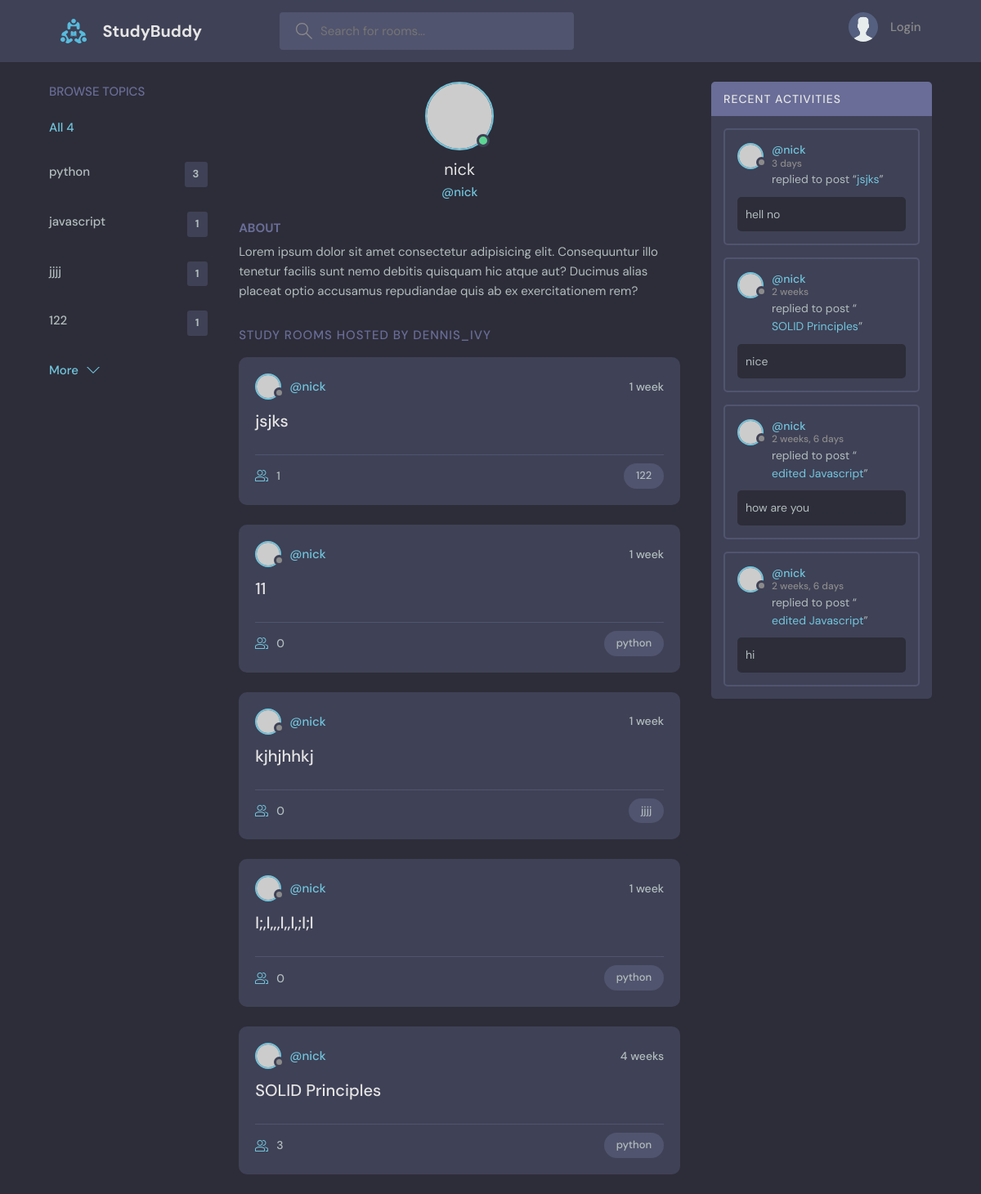
Page /profile/1/ on the committed database.
### base/models.py (models this page shows, shortened)
class Topic(models.Model):
    name = models.CharField(max_length=200)

class Room(models.Model):
    host = models.ForeignKey(User, on_delete=models.SET_NULL, null=True)
    topic = models.ForeignKey(Topic, on_delete=models.SET_NULL, null=True)
    name = models.CharField(max_length=150)
    description = models.TextField(null=True, blank=True) #null _ for database, blank _ for submitted form
    participants = models.ManyToManyField(User, related_name='participants', blank=True)
    updated = models.DateTimeField(auto_now=True) #when updated
    created = models.DateTimeField(auto_now_add=True) #when created
    class Meta:
        ordering = ['-updated', '-created']
    def __str__(self):
        return self.name

class Message(models.Model):
    user = models.ForeignKey(User, on_delete=models.CASCADE)
    room = models.ForeignKey(Room, on_delete=models.CASCADE) #delete all the messages from database or SET_NULL
    body = models.TextField()
    updated = models.DateTimeField(auto_now=True)  # when updated
    created = models.DateTimeField(auto_now_add=True)  # when created
    class Meta:
        ordering = ['-updated', '-created']

### base/views.py (the view)
# urls.py: path('profile/<str:pk>/', views.user_profile, name="user-profile"),
def user_profile(request, pk):
    user = User.objects.get(id=pk)
    rooms = user.room_set.all()
    room_messages = user.message_set.all()
    topics = Topic.objects.all()
    context = {'user': user, 'rooms': rooms, 'room_messages': room_messages, 'topics': topics}
    return render(request, "base/profile.html", context)

### base/templates/base/profile.html (shortened to what this page needs)
{% extends 'main.html' %}
{% block content %}
  <main class="profile-page layout layout--3">
    <div class="container">
      {% include 'base/topics_component.html' %}
      <div class="roomList">
        <div class="profile">
          <div class="profile__avatar">
            <div class="avatar avatar--large active">
              <img src="https://randomuser.me/api/portraits/men/11.jpg" />
            </div>
          </div>
          <div class="profile__info">
            <h3>{{ user.username }}</h3>
            <p>@{{user.username}}</p>
          </div>
          <div class="profile__about">
            <h3>About</h3>
            <p>
              Lorem ipsum dolor sit amet consectetur adipisicing elit. Consequuntur illo tenetur
              facilis sunt nemo debitis quisquam hic atque aut? Ducimus alias placeat optio
              accusamus repudiandae quis ab ex exercitationem rem?
            </p>
          </div>
        </div>
        <div class="roomList__header">
          <div>
            <h2>Study Rooms Hosted by dennis_ivy</a>
            </h2>
          </div>
        </div>
        {% include 'base/feed_component.html' %}
      </div>
      {% include 'base/activity_component.html' %}
    </div>
  </main>
{% endblock %}

### base/templates/base/topics_component.html
<div class="topics">
          <div class="topics__header">
            <h2>Browse Topics</h2>
          </div>
          <ul class="topics__list">
            <li>
              <a href="{% url 'home' %}" class="active">All {{ topics.count }}</a>
            </li>
            {% for topic in topics %}
                <li>
                  <a href="{% url 'home' %}?q={{ topic.name }}">{{ topic.name }}<span>{{topic.room_set.all.count}}</span></a>
                </li>
            {% endfor %}
          </ul>
          <a class="btn btn--link" href="{% url 'topics' %}">
            More
            <svg version="1.1" xmlns="http://www.w3.org/2000/svg" width="32" height="32" viewBox="0 0 32 32">
              <title>chevron-down</title>
              <path d="M16 21l-13-13h-3l16 16 16-16h-3l-13 13z"></path>
            </svg>
          </a>
        </div>

### base/templates/base/feed_component.html (shortened to what this page needs)
{% for room in rooms %}
    <div class="roomListRoom">
            <div class="roomListRoom__header">
              <a href="{% url 'user-profile' room.host.id %}" class="roomListRoom__author">
                <div class="avatar avatar--small">
                  <img src="https://randomuser.me/api/portraits/women/11.jpg" />
                </div>
                <span>@{{room.host.username}}</span>
              </a>
              <div class="roomListRoom__actions">
                <span>{{ room.created|timesince }}</span>
              </div>
            </div>
            <div class="roomListRoom__content">
              <a href="{% url 'room' room.id %}">{{ room.name }}</a>
            </div>
            <div class="roomListRoom__meta">
              <a href="{% url 'room' room.id %}" class="roomListRoom__joined">
                {{ room.participants.all.count }}
              </a>
              <p class="roomListRoom__topic">{{ room.topic.name }}</p>
            </div>
          </div>
{% endfor %}

### base/templates/base/activity_component.html (shortened to what this page needs)
<div class="activities">
          <div class="activities__header">
            <h2>Recent Activities</h2>
          </div>
          {% for message in room_messages %}
            <div class="activities__box">
            <div class="activities__boxHeader roomListRoom__header">
              <a href="{% url 'user-profile' message.user.id %}" class="roomListRoom__author">
                <div class="avatar avatar--small">
                  <img src="https://randomuser.me/api/portraits/women/11.jpg" />
                </div>
                <p>
                  @{{message.user}}
                  <span>{{ message.created|timesince }}</span>
                </p>
              </a>
            </div>
            <div class="activities__boxContent">
              <p>replied to post “<a href="{% url 'room' message.room.id %}">{{message.room}}</a>”</p>
              <div class="activities__boxRoomContent">
                {{ message.body }}
              </div>
            </div>
          </div>
          {% endfor %}
        </div>

### rows in the picture
Topic: name "python", room_set.all.count "3"
Topic: name "javascript", room_set.all.count "1"
Topic: name "jjjj", room_set.all.count "1"
Topic: name "122", room_set.all.count "1"
Room: host.username "nick", created "1 week", name "jsjks", participants.all.count "1", topic.name "122"
Room: host.username "nick", created "1 week", name "11", participants.all.count "0", topic.name "python"
Room: host.username "nick", created "1 week", name "kjhjhhkj", participants.all.count "0", topic.name "jjjj"
Room: host.username "nick", created "1 week", name "l;,l,,,l,,l,;l;l", participants.all.count "0", topic.name "python"
Room: host.username "nick", created "4 weeks", name "SOLID Principles", participants.all.count "3", topic.name "python"
Message: user "nick", created "3 days", room "jsjks", body "hell no"
Message: user "nick", created "2 weeks", room "SOLID Principles", body "nice"
Message: user "nick", created "2 weeks, 6 days", room "edited Javascript", body "how are you"
Message: user "nick", created "2 weeks, 6 days", room "edited Javascript", body "hi"

### other values in the picture
{{ topics.count }} "4"
{{ user.username }} "nick"
